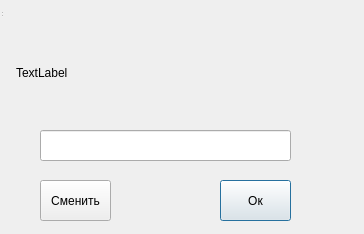
<?xml version="1.0" encoding="UTF-8"?>
<ui version="4.0">
 <class>Main_challenge</class>
 <widget class="QDialog" name="Main_challenge">
  <property name="geometry">
   <rect>
    <x>0</x>
    <y>0</y>
    <width>364</width>
    <height>234</height>
   </rect>
  </property>
  <property name="windowTitle">
   <string>MainWindow</string>
  </property>
  <widget class="QWidget" name="centralwidget" native="true">
   <property name="geometry">
    <rect>
     <x>0</x>
     <y>0</y>
     <width>371</width>
     <height>231</height>
    </rect>
   </property>
   <widget class="QLabel" name="lab_captcha">
    <property name="geometry">
     <rect>
      <x>16</x>
      <y>22</y>
      <width>331</width>
      <height>101</height>
     </rect>
    </property>
    <property name="text">
     <string>TextLabel</string>
    </property>
   </widget>
   <widget class="QPushButton" name="btn_request">
    <property name="geometry">
     <rect>
      <x>220</x>
      <y>180</y>
      <width>71</width>
      <height>41</height>
     </rect>
    </property>
    <property name="text">
     <string>Ок</string>
    </property>
   </widget>
   <widget class="QLineEdit" name="lineEdit_code_captcha">
    <property name="geometry">
     <rect>
      <x>40</x>
      <y>130</y>
      <width>251</width>
      <height>31</height>
     </rect>
    </property>
    <property name="font">
     <font>
      <pointsize>16</pointsize>
     </font>
    </property>
   </widget>
   <widget class="QPushButton" name="btn_reload_img">
    <property name="geometry">
     <rect>
      <x>40</x>
      <y>180</y>
      <width>71</width>
      <height>41</height>
     </rect>
    </property>
    <property name="text">
     <string>Сменить</string>
    </property>
   </widget>
  </widget>
  <widget class="QStatusBar" name="statusbar">
   <property name="geometry">
    <rect>
     <x>0</x>
     <y>0</y>
     <width>3</width>
     <height>18</height>
    </rect>
   </property>
  </widget>
 </widget>
 <resources/>
 <connections/>
</ui>
